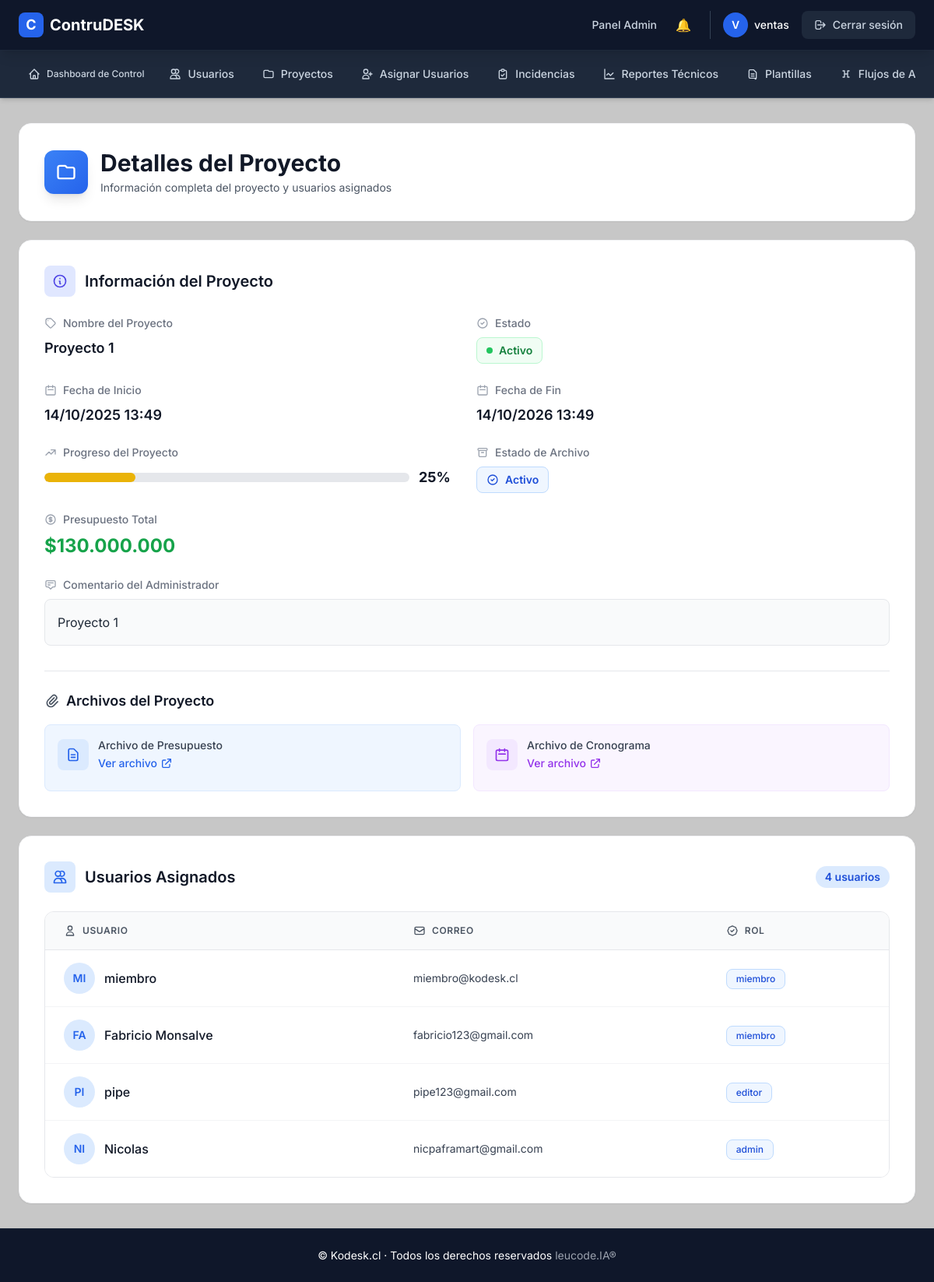
Page /admin/project_details/1 (signed in) on the earlier database version.
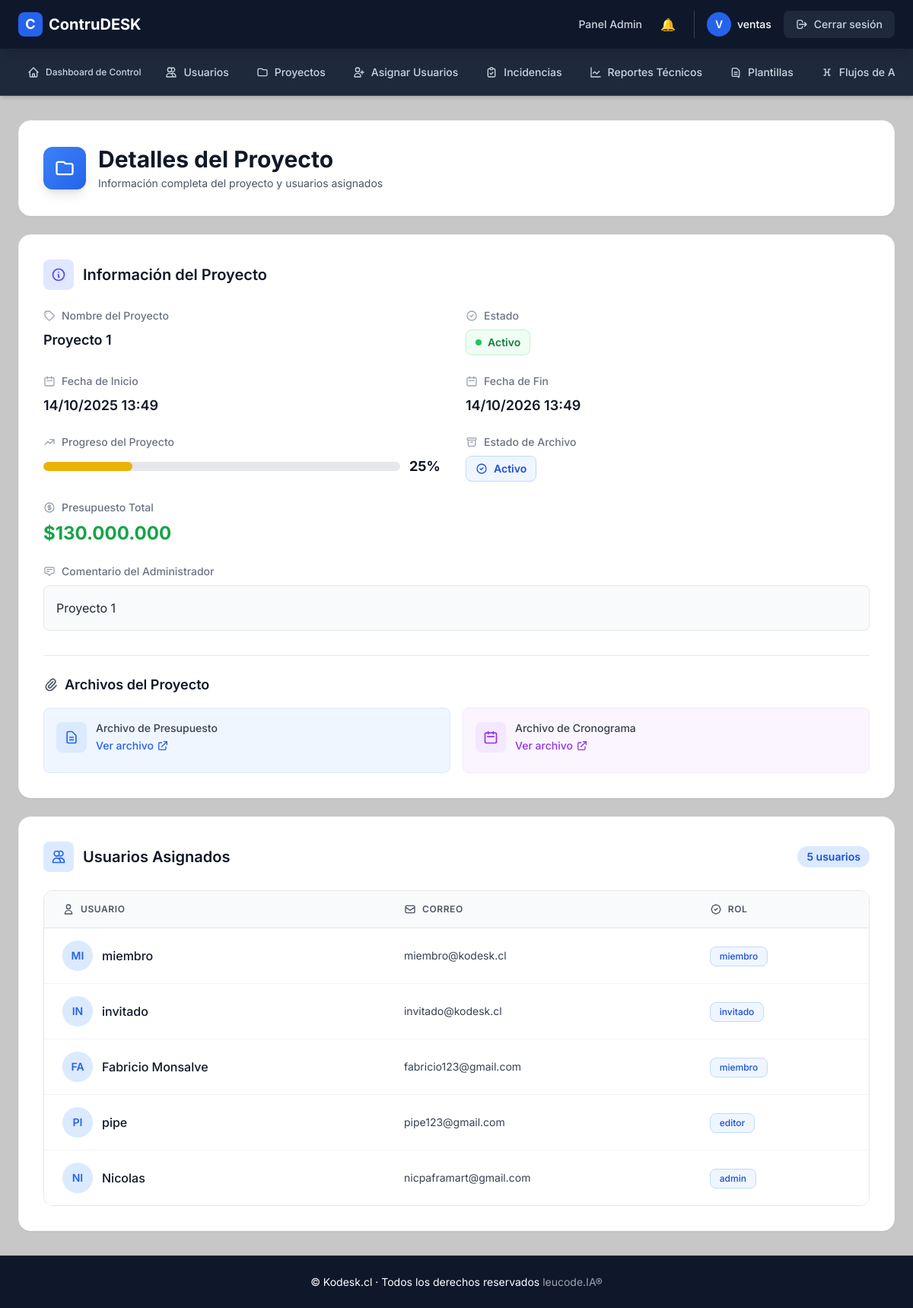
Same page on the later database version.
### app/models.py (models this page shows, shortened)
class ProjectUserRole(db.Model):
    __tablename__ = 'project_user_role'
    project_id = db.Column(db.Integer, db.ForeignKey('projects.id', ondelete='CASCADE'), primary_key=True)
    user_id = db.Column(db.Integer, db.ForeignKey('admin_users.id', ondelete='CASCADE'), primary_key=True)
    role_id = db.Column(db.Integer, db.ForeignKey('roles.id'), nullable=False)
    project = db.relationship('Project', backref=db.backref('user_roles', lazy=True))
    user = db.relationship('AdminUser', backref=db.backref('user_roles', lazy=True))
    role = db.relationship('Role')

class AdminUser(UserMixin, db.Model):
    __tablename__ = "admin_users"
    id = db.Column(db.Integer, primary_key=True)
    nombre = db.Column(db.String(120), nullable=False)
    email = db.Column(db.String(120), unique=True, nullable=False)
    password_hash = db.Column(db.String(255), nullable=False)
    roles = db.relationship('Role', secondary='user_roles', backref=db.backref('users', lazy='dynamic'))
    def has_role(self, role_name):
        return any(role.name == role_name for role in self.roles)
    @property
    def is_authenticated(self):
        return True

class Role(db.Model):
    __tablename__ = "roles"
    id = db.Column(db.Integer, primary_key=True)
    name = db.Column(db.String(80), unique=True, nullable=False)

### app/routes/admin.py (the view)
@admin_bp.route('/project_details/<int:project_id>', methods=['GET'])
@login_required
def project_details(project_id):
    project = Project.query.get_or_404(project_id)
    users_in_project = ProjectUserRole.query.filter_by(project_id=project.id).all()  # Obtener los usuarios asignados
    roles = Role.query.all()  # Obtener todos los roles disponibles
    return render_template('admin/detalles_proyecto.html', project=project, users_in_project=users_in_project, roles=roles)

### app/templates/admin/detalles_proyecto.html (shortened to what the changed rows need)
{% extends "layout.html" %}
{% block content %}
<div class="container mx-auto px-4 sm:px-6 py-6 sm:py-8 max-w-7xl">
  <div class="bg-white rounded-2xl shadow-sm border border-gray-100 p-6 sm:p-8 mb-6">
    <div class="flex items-center gap-4">
      <div>
        <h1 class="text-2xl sm:text-3xl font-bold text-gray-900">Detalles del Proyecto</h1>
      </div>
    </div>
  </div>
  <div class="bg-white rounded-2xl shadow-sm border border-gray-100 p-6 sm:p-8 mb-6">
    <div class="flex items-center gap-3 mb-6">
      <h2 class="text-xl font-semibold text-gray-900">Información del Proyecto</h2>
    </div>
  </div>
  <div class="bg-white rounded-2xl shadow-sm border border-gray-100 p-6 sm:p-8">
    <div class="flex items-center gap-3 mb-6">
      <div class="w-10 h-10 bg-blue-100 rounded-lg flex items-center justify-center">
        <svg class="w-5 h-5 text-blue-600" fill="none" stroke="currentColor" viewBox="0 0 24 24">
          <path stroke-linecap="round" stroke-linejoin="round" stroke-width="2" d="M12 4.354a4 4 0 110 5.292M15 21H3v-1a6 6 0 0112 0v1zm0 0h6v-1a6 6 0 00-9-5.197M13 7a4 4 0 11-8 0 4 4 0 018 0z"/>
        </svg>
      </div>
      <h2 class="text-xl font-semibold text-gray-900">Usuarios Asignados</h2>
      {% if users_in_project %}
      <span class="ml-auto px-3 py-1 bg-blue-100 text-blue-700 rounded-full text-sm font-semibold">
        {{ users_in_project|length }} usuario{{ 's' if users_in_project|length != 1 }}
      </span>
      {% endif %}
    </div>
    {% if users_in_project %}
      <div class="hidden md:block overflow-hidden rounded-xl border border-gray-200">
        <table class="min-w-full divide-y divide-gray-200">
          <thead class="bg-gray-50">
            <tr>
              <th class="px-6 py-4 text-left text-xs font-semibold text-gray-600 uppercase tracking-wider">
                <div class="flex items-center gap-2">
                  <svg class="w-4 h-4" fill="none" stroke="currentColor" viewBox="0 0 24 24">
                    <path stroke-linecap="round" stroke-linejoin="round" stroke-width="2" d="M16 7a4 4 0 11-8 0 4 4 0 018 0zM12 14a7 7 0 00-7 7h14a7 7 0 00-7-7z"/>
                  </svg>
                  Usuario
                </div>
              </th>
              <th class="px-6 py-4 text-left text-xs font-semibold text-gray-600 uppercase tracking-wider">
                <div class="flex items-center gap-2">
                  <svg class="w-4 h-4" fill="none" stroke="currentColor" viewBox="0 0 24 24">
                    <path stroke-linecap="round" stroke-linejoin="round" stroke-width="2" d="M3 8l7.89 5.26a2 2 0 002.22 0L21 8M5 19h14a2 2 0 002-2V7a2 2 0 00-2-2H5a2 2 0 00-2 2v10a2 2 0 002 2z"/>
                  </svg>
                  Correo
                </div>
              </th>
              <th class="px-6 py-4 text-left text-xs font-semibold text-gray-600 uppercase tracking-wider">
                <div class="flex items-center gap-2">
                  Rol
                </div>
              </th>
            </tr>
          </thead>
          <tbody class="bg-white divide-y divide-gray-100">
            {% for user_role in users_in_project %}
            <tr class="hover:bg-gray-50 transition-colors duration-150">
              <td class="px-6 py-4">
                <div class="flex items-center gap-3">
                  <div class="w-10 h-10 bg-blue-100 rounded-full flex items-center justify-center">
                    <span class="text-blue-600 font-semibold text-sm">
                      {{ user_role.user.nombre[:2].upper() }}
                    </span>
                  </div>
                  <span class="font-medium text-gray-900">{{ user_role.user.nombre }}</span>
                </div>
              </td>
              <td class="px-6 py-4 text-sm text-gray-700">{{ user_role.user.email }}</td>
              <td class="px-6 py-4">
                <span class="inline-flex items-center px-3 py-1 rounded-lg text-xs font-medium bg-blue-50 text-blue-700 border border-blue-200">
                  {{ user_role.role.name }}
                </span>
              </td>
            </tr>
            {% endfor %}
          </tbody>
        </table>
      </div>
    {% endif %}
  </div>
</div>
{% endblock %}

Differences in the rows shown:
added ProjectUserRole: user "IN", user.nombre "invitado", user.email "invitado@kodesk.cl", role.name "invitado"
Other differences:
{{ users_in_project|length }}: "4" → "5"
